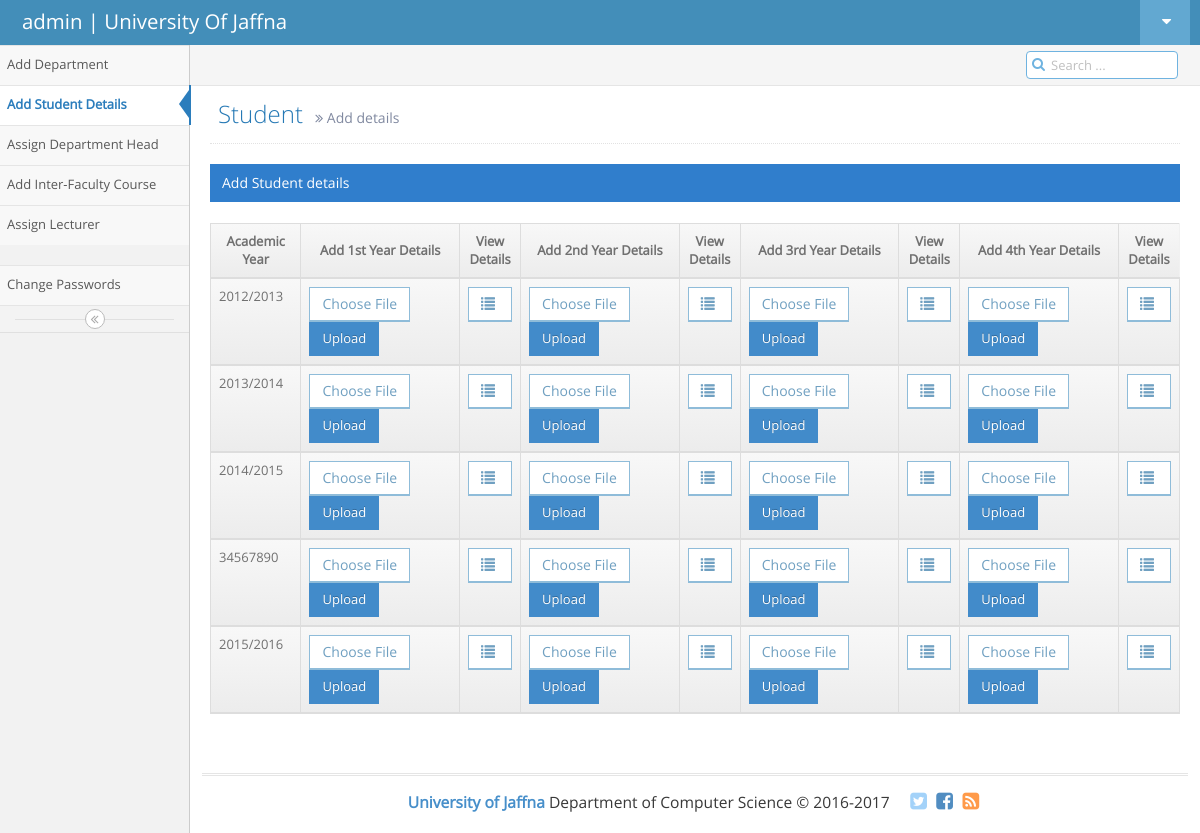
Screenshot of /fact_add_student.php (signed in) with the database file from the repository.
### tables this page shows
CREATE TABLE `ac_year` (
  `id` int(11) NOT NULL,
  `year` varchar(10) NOT NULL,
  `dep_id` int(5) NOT NULL
);

### fact_add_student.php (the view, shortened to what this page needs)
<!DOCTYPE html>
<html lang="en">
	<head>
		<link rel="stylesheet" href="assets/css/bootstrap.min.css" />
		<link rel="stylesheet" href="assets/font-awesome/4.5.0/css/font-awesome.min.css" />
		<link rel="stylesheet" href="assets/css/ace.min.css" class="ace-main-stylesheet" id="main-ace-style" />
		<link rel="stylesheet" href="assets/css/ace-skins.min.css" />
		<link rel="stylesheet" href="assets/css/ace-rtl.min.css" />
	</head>
	<body class="no-skin">
		<div id="navbar" class="navbar navbar-default          ace-save-state">
			<div class="navbar-container ace-save-state" id="navbar-container">
				<div class="navbar-header pull-left">
					<a href="admin_index.php" class="navbar-brand">
						<small>
							<?php echo $_SESSION['sess_username'];
							?>
 | University Of Jaffna
						</small>
					</a>
				</div>
				<div class="navbar-buttons navbar-header pull-right" role="navigation">
					<ul class="nav ace-nav">
						<li class="light-blue dropdown-modal">
							<a data-toggle="dropdown" href="#" class="dropdown-toggle">
								<i class="ace-icon fa fa-caret-down"></i>
							</a>
						</li>
					</ul>
				</div>
			</div>
		</div>
		<div class="main-container ace-save-state" id="main-container">
			<div id="sidebar" class="sidebar                  responsive                    ace-save-state">
				<ul class="nav nav-list">
					<li class="">
						<a href="fact_hd_index.php">
							<span class="menu-text">Add Department</span>
						</a>
					</li>
					<li class="active">
						<a href="fact_add_student.php">
							<span class="menu-text">Add Student Details</span>
						</a>
					</li>
					<li class="">
						<a href="fact_hd_assign_dean.php">
							<span class="menu-text">Assign Department Head</span>
						</a>
					</li>
					<li class="">
						<a href="fact_hd_intfact_course.php">
							<span class="menu-text">Add Inter-Faculty Course</span><br>
						</a>
					</li>
					<li class="">
						<a href="fact_hd_asgn_lec.php" >
							<span class="menu-text">Assign Lecturer</span>
						</a>
					</li><br>
					<li class="">
						<a href="lec_change_password.php">
							<span class="menu-text">Change Passwords</span>
						</a>
					</li>
				</ul>
				<div class="sidebar-toggle sidebar-collapse" id="sidebar-collapse">
					<i id="sidebar-toggle-icon" class="ace-icon fa fa-angle-double-left ace-save-state" data-icon1="ace-icon fa fa-angle-double-left" data-icon2="ace-icon fa fa-angle-double-right"></i>
				</div>
			</div>
			<div class="main-content">
				<div class="main-content-inner">
					<div class="breadcrumbs ace-save-state" id="breadcrumbs">
						<div class="nav-search" id="nav-search">
							<form class="form-search">
								<span class="input-icon">
									<input type="text" placeholder="Search ..." class="nav-search-input" id="nav-search-input" autocomplete="off" />
									<i class="ace-icon fa fa-search nav-search-icon"></i>
								</span>
							</form>
						</div>
					</div>
					<div class="page-content">
<div class="page-header">
							<h1>
								Student
								<small>
									<i class="ace-icon fa fa-angle-double-right"></i>
									Add details
								</small>
							</h1>
						</div>
						<div class="row">
							<div class="col-xs-12">
								<div class="row">
									<div class="col-xs-12">
										<div class="clearfix">
										</div>
										<div class="table-header">
											Add Student details
										</div>
										<div>
<html>
<body>
<center>
<br>
<?php
$query ="SELECT * FROM ac_year";
$result=mysql_query($query);
?>
<form  action="<?php echo $_SERVER['PHP_SELF']; ?>" method="POST" >
<table id="simple-table" class="table  table-bordered table-hover">
											<thead>
  <tr>
   <th width="100"> <div align="center">Academic Year</div></th>
    <span class="green">
	<th width="201"> <div align="center"><a class="red" href="#"></a>Add 1st Year Details </div></th>
	<th width="20"> <div align="center"><a class="red" href="#"></a> View Details</div></th>
	<th width="201"> <div align="center"><a class="red" href="#"></a>Add 2nd Year Details </div></th>
	<th width="20"> <div align="center"><a class="red" href="#"></a> View Details</div></th>
	<th width="201"> <div align="center"><a class="red" href="#"></a>Add 3rd Year Details </div></th>
	<th width="20"> <div align="center"><a class="red" href="#"></a> View Details</div></th>
	<th width="201"> <div align="center"><a class="red" href="#"></a>Add 4th Year Details </div></th>
	<th width="20"> <div align="center"><a class="red" href="#"></a> View Details</div></th>
    </span>
  </tr>
<?php
while($query_row =mysql_fetch_array($result))
   {
				$year = $query_row['year'];
	  echo"<td>".$year."</td>";
	   echo "<td>";
		echo'<button class="btn btn-white btn-info btn-bold" type ="submit"  name ="addbtn" >
												Choose File
											</button>';
											echo'<button class="btn btn-sm btn-primary" type ="submit" name ="addbtn">
												Upload
											</button>';
											echo "</td>";
																					echo "<td>";
		echo'<button class="btn btn-white btn-info btn-bold" type ="submit" name ="addbtn">
												<i class="ace-icon glyphicon glyphicon-list"></i>
											</button>';
											echo "</td>";
											  echo "<td>";
		echo'<button class="btn btn-white btn-info btn-bold" type ="submit" name ="addbtn" >
												Choose File
											</button>';
											echo'<button class="btn btn-sm btn-primary" type ="submit" name ="addbtn">
												Upload
											</button>';
											echo "</td>";
																					echo "<td>";
		echo'<button class="btn btn-white btn-info btn-bold" type ="submit" name ="addbtn">
												<i class="ace-icon glyphicon glyphicon-list"></i>
											</button>';
											echo "</td>";
											  echo "<td>";
		echo'<button class="btn btn-white btn-info btn-bold" type ="submit" name ="addbtn" >
												Choose File
											</button>';
											echo'<button class="btn btn-sm btn-primary" type ="submit" name ="addbtn">
												Upload
											</button>';
											echo "</td>";
																					echo "<td>";
		echo'<button class="btn btn-white btn-info btn-bold" type ="submit" name ="addbtn">
												<i class="ace-icon glyphicon glyphicon-list"></i>
											</button>';
											echo "</td>";
											  echo "<td>";
		echo'<button class="btn btn-white btn-info btn-bold" type ="submit" name ="addbtn" >
												Choose File
											</button>';
											echo'<button class="btn btn-sm btn-primary" type ="submit" name ="addbtn">
												Upload
											</button>';
											echo "</td>";
											echo "<td>";
		echo'<button class="btn btn-white btn-info btn-bold" type ="submit" name ="addbtn">
												<i class="ace-icon glyphicon glyphicon-list"></i>
											</button>';
											echo "</td>";
   }
?>
</thead>
</table>
</form>
</center>
</body>
</html>
										</div>
									</div>
								</div>
							</div>
						</div>
					</div>
				</div>
			</div>
			<div class="footer">
				<div class="footer-inner">
					<div class="footer-content">
						<span class="bigger-120">
							<span class="blue bolder">University of Jaffna</span>
							Department of Computer Science &copy; 2016-2017
						</span>
						<span class="action-buttons">
							<a href="#">
								<i class="ace-icon fa fa-twitter-square light-blue bigger-150"></i>
							</a>
							<a href="#">
								<i class="ace-icon fa fa-facebook-square text-primary bigger-150"></i>
							</a>
							<a href="#">
								<i class="ace-icon fa fa-rss-square orange bigger-150"></i>
							</a>
						</span>
					</div>
				</div>
			</div>
		</div>
	</body>
</html>

### rows the page displays
ac_year: year "2012/2013"
ac_year: year "2013/2014"
ac_year: year "2014/2015"
ac_year: year "34567890"
ac_year: year "2015/2016"

### other values shown
$_SESSION['sess_username'] "admin"
